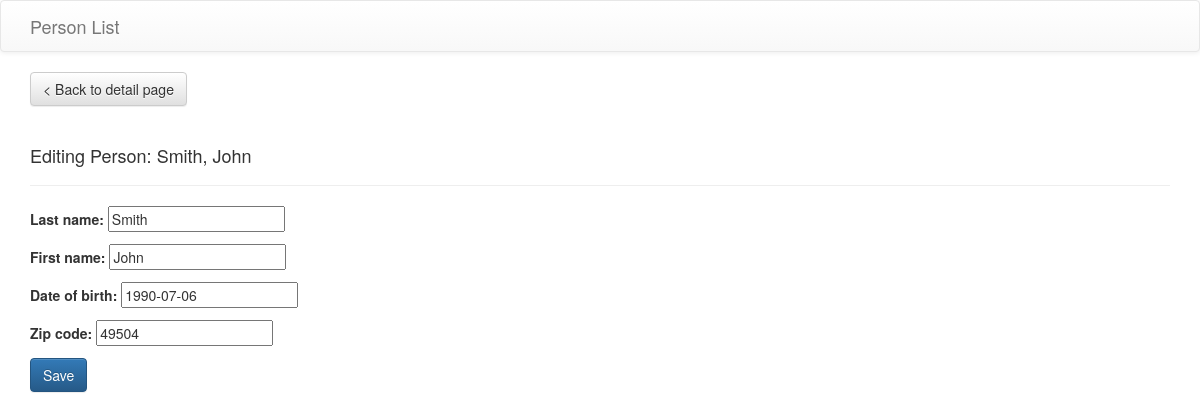
Page /person_list/3/edit/ on the committed database.
### person_list/models.py (models this page shows, shortened)
class Person(models.Model):
	first_name = models.CharField(max_length=40)
	last_name = models.CharField(max_length=40)
	date_of_birth = models.DateField()
	zip_code = models.CharField(max_length=10)

### person_list/views.py (the view)
# urls.py: url(r'^(?P<person_id>[0-9]+)/edit/$', views.edit, name='edit'),
def edit(request, person_id):
	try:
		person = Person.objects.get(pk=person_id)
	except Person.DoesNotExist:
		return redirect_to_index()
	else:
		if request.method == 'POST':
			form_submission = PersonForm(data=request.POST or None, instance=person)
			if form_submission.is_valid():
				form_submission.save()
				return HttpResponseRedirect(reverse('person_list:detail', args=[person_id]))
		person_form = PersonForm(instance=person)
		return render(request, 'person_list/edit.html', {'person_form': person_form, 'person': person})

### person_list/forms.py
class PersonForm(ModelForm):
	class Meta:
		model = Person
		fields = ['last_name', 'first_name', 'date_of_birth', 'zip_code']

### person_list/templates/person_list/edit.html (shortened to what this page needs)
{% extends "person_list/base_layout.html" %}
{% block head_scripts %}
	<link rel="stylesheet" href="https://eternicode.github.io/bootstrap-datepicker/bootstrap-datepicker/css/datepicker3.css"></link>
{% endblock %}
{% block body %}
<a class="btn btn-default" role="button" href="{% url 'person_list:detail' person.id %}">&lt; Back to detail page</a>
<div class="page-header">
	<h4>Editing Person: {{ person.last_name }}, {{ person.first_name }}</h4>
</div>
{% if person_form %}
	<form action="{% url 'person_list:edit' person.id %}" method="post">
		{{ person_form.as_p }}
		<button class="btn btn-primary" type="submit">Save</button>
	</form>
{% endif %}
{% endblock body %}

### rows in the picture
Person: last_name "Smith", first_name "John", date_of_birth "1990-07-06", zip_code "49504"
